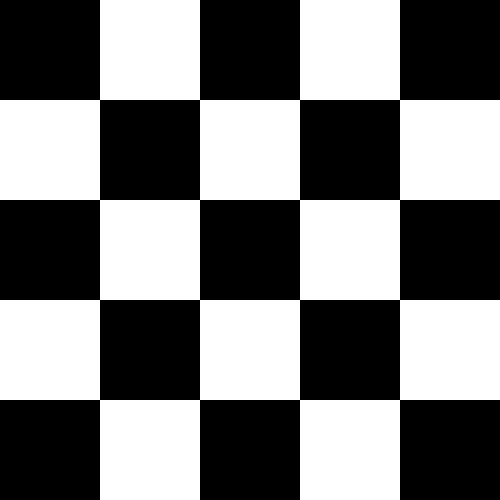
//> input picture corner/check.png, 500 x 500 px
$ ./corner   (built with g++ and OpenCV 4)
//> lines starting //> are read from the running program, lines starting //| are printed output that depends on the picture; after the words box and inside, x2 and y2 are one past the last pixel; in counts of white or black regions, pixels touching at a corner belong together
#include <iostream>
#include <stdlib.h>
#include <opencv2/highgui/highgui.hpp>
#include <opencv2/core/core.hpp>
#include <opencv2/imgproc/imgproc.hpp>

#define PI           3.14159265358979323846
#define KERNELSIZE	 3

using namespace std;
using namespace cv;

int gradX(Mat &im, Mat &imX);
int gradY(Mat &im, Mat &imY);
int guassFilter(float kernel[][KERNELSIZE], float sigma);
int conv( Mat &im,Mat &outIm, float kernel[][KERNELSIZE]);
int multiply_s(Mat &a, Mat &b, Mat &result);
int multiply_u(Mat &a, Mat &b, Mat &result);
int add(Mat &a, Mat &b, Mat &result);
int subtract(Mat &a, Mat &b, Mat &result);
int scale(Mat &a, float sensitivity);
int gradAngle(Mat &imX, Mat &imY, Mat &result);
int nms(Mat &im, Mat &imAngle, Mat &result);

int main(){
	double t = (double) getTickCount();
	string path = "/home/r/Documents/C++ Projects/corner/check.png";
	Mat im, colorMat;
	float kernel[KERNELSIZE][KERNELSIZE];
	colorMat = imread(path, CV_LOAD_IMAGE_COLOR);
//> colorMat is the input picture: 500 rows x 500 cols, CV_8UC3; 48% white; 1 white region, box (x1, y1, x2, y2) and area: (0, 0, 500, 500) 120000
	if(!colorMat.data){
		cout<< "can't open image"<< endl;
		return -1;
	}

	cvtColor(colorMat, im, COLOR_BGR2GRAY);

	Mat out(im.rows, im.cols, CV_8UC1, Scalar(0));
	Mat imAngle(im.rows, im.cols, CV_8UC1, Scalar(0));
	Mat imX(im.rows, im.cols, CV_8UC1, Scalar(0));
	Mat imXX(im.rows, im.cols, CV_32SC1, Scalar(0));
	Mat imY(im.rows, im.cols, CV_8UC1, Scalar(0));
	Mat imYY(im.rows, im.cols, CV_32SC1, Scalar(0));
	Mat imXY(im.rows, im.cols, CV_32SC1, Scalar(0));
	Mat imA(im.rows, im.cols, CV_32SC1, Scalar(0));
	Mat imB(im.rows, im.cols, CV_32SC1, Scalar(0));
	Mat imC(im.rows, im.cols, CV_32SC1, Scalar(0));
	Mat imCC(im.rows, im.cols, CV_32SC1, Scalar(0));
	Mat imAB(im.rows, im.cols, CV_32SC1, Scalar(0));
	Mat imTr(im.rows, im.cols, CV_32SC1, Scalar(0));
	Mat imTr2(im.rows, im.cols, CV_32SC1, Scalar(0));
	Mat imDet(im.rows, im.cols, CV_32SC1, Scalar(0));
	Mat imOut(im.rows, im.cols, CV_32SC1, Scalar(0));

	guassFilter(kernel, 1);
	gradX(im, imX);
	gradY(im, imY);
//> after the loop in gradY, `for(int row = 1; row < im.rows-1; row++)`:
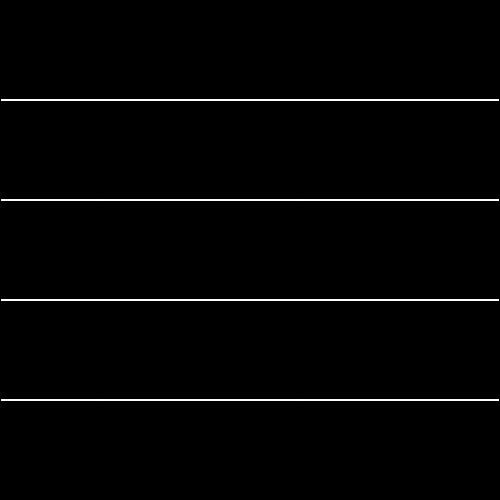
//> imY: 500 rows x 500 cols, CV_8UC1; min 0, max 254, mean 4
	gradAngle(imX, imY, imAngle);
//> after the loop in gradAngle, `for (int row = 1; row < imX.rows -1; row++ )`: newAngle = 0
	multiply_u(imX, imX, imXX);
	multiply_u(imY, imY, imYY);
	multiply_u(imX, imY, imXY);
//> after the loop in multiply_u (call 3), `for (int row = 0; row < a.rows; row++ )`: result: 500 rows x 500 cols, CV_32SC1; values 0 (black) and 64516 (white), 0.03% white in thin lines or dots, all inside (x1, y1, x2, y2) = (99, 99, 401, 401)
	conv(imXX, imA, kernel);
	conv(imYY, imB, kernel);
//> after the loop in conv (call 2), `for (int row = limit; row < im.rows-limit; row++ )`:
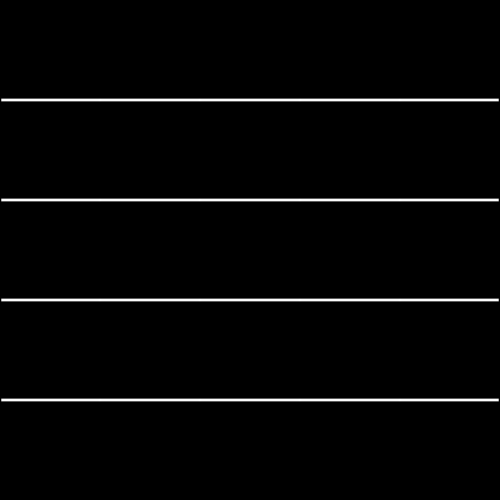
//> outIm: 500 rows x 500 cols, CV_32SC1; min 0, max 46632, mean 1011.1; drawn with min black and max white
	conv(imXY, imC, kernel);
	multiply_s(imA, imB, imAB);
//> after the loop in multiply_s, `for (int row = 0; row < a.rows; row++ )`:
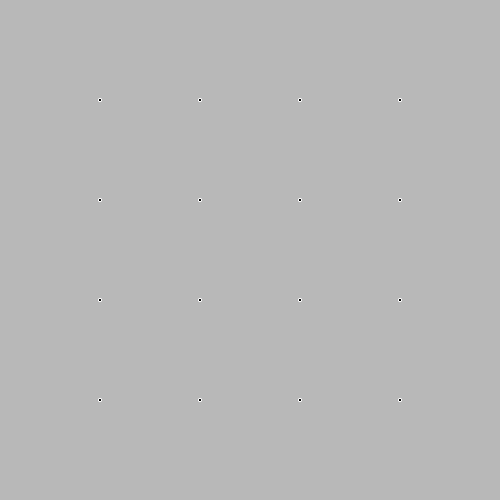
//> result: 500 rows x 500 cols, CV_32SC1; min -2.12e+09, max 815111500, mean -47270.5; drawn with min black and max white
	multiply_s(imC, imC, imCC);
	subtract(imAB, imCC, imDet);
	add(imA, imB, imTr);
//> after the loop in add, `for (int row = 1; row < a.rows-1; row++ )`:
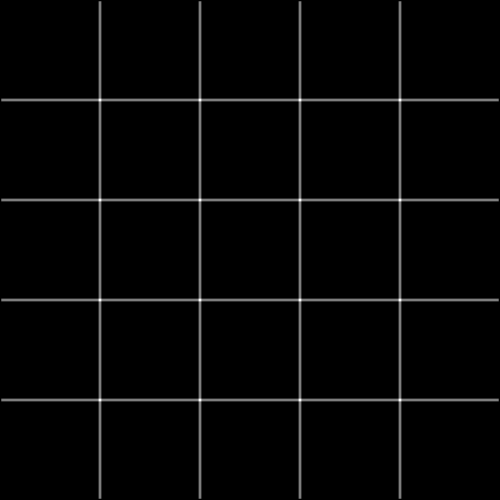
//> result: 500 rows x 500 cols, CV_32SC1; min 0, max 93264, mean 2022.3; drawn with min black and max white
	multiply_s(imTr, imTr, imTr2);
//> after the loop in multiply_s (call 3), `for (int row = 0; row < a.rows; row++ )`:
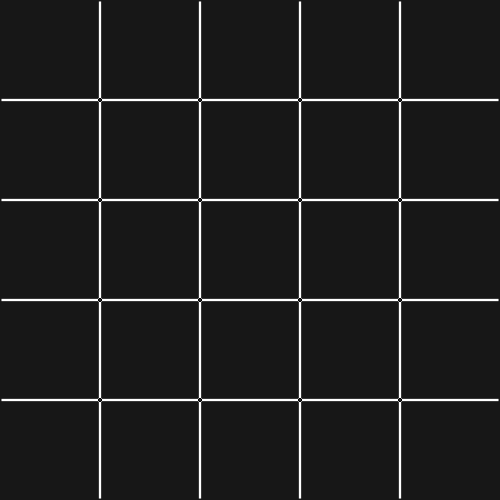
//> result: 500 rows x 500 cols, CV_32SC1; min -211118271, max 2.13e+09, mean 74984962.1; drawn with min black and max white
	scale(imTr2, 0.04);
//> after the loop in scale, `for (int row = 0; row < a.rows; row++ )`:
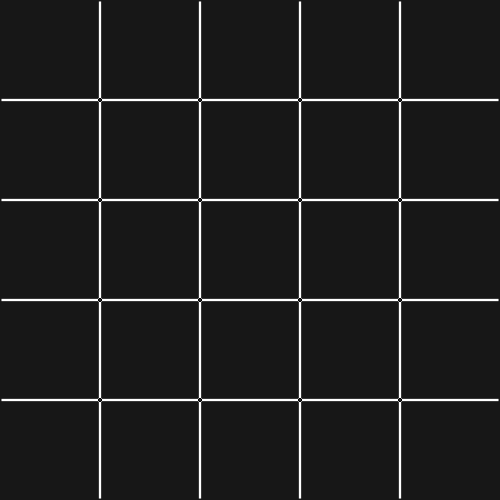
//> a: 500 rows x 500 cols, CV_32SC1; 6.27% of pixels changed, all inside (x1, y1, x2, y2) = (1, 1, 499, 499); drawn with min black and max white
	subtract(imDet, imTr2, imOut);
	nms(imOut, imAngle, out);
//> after the loop in nms, `for (int row = 1; row < im.rows -1; row++ )`: result: 500 rows x 500 cols, CV_8UC1; 0% white in thin lines or dots, all inside (x1, y1, x2, y2) = (99, 99, 200, 400)

	for(int row = 0; row < imOut.rows; row++){
		for(int col = 0; col < imOut.cols; col++){
			if(imOut.at<int>(row,col) > 20000){
				imOut.at<int>(row,col) = 255;
			}
			else{
				imOut.at<int>(row,col) = 0;
			}
		}
	}
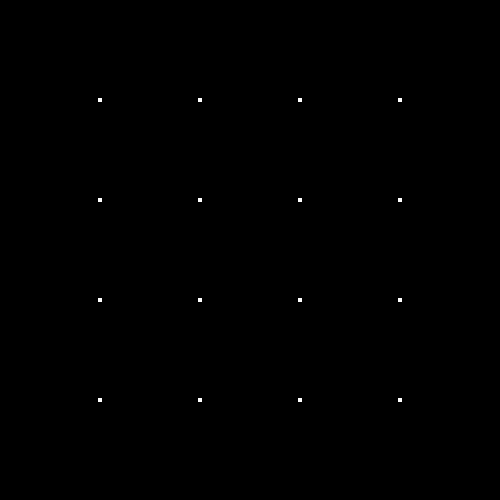
//> imOut: 500 rows x 500 cols, CV_32SC1; 0.1% white; 16 white regions (16 under 20 px)
	imOut.convertTo(imOut, CV_8U);
//> imOut: 500 rows x 500 cols, CV_8UC1; 0.1% white; 16 white regions (16 under 20 px)

	//imwrite("/home/r/Documents/C++ Projects/corner/output.png", imOut);
	namedWindow("original", WINDOW_AUTOSIZE);
	imshow("original", im);

	namedWindow("out", WINDOW_AUTOSIZE);
	imshow("out", out);

	namedWindow("x-gradient", WINDOW_AUTOSIZE);
	imshow("x-gradient", imX);
	namedWindow("y-gradient", WINDOW_AUTOSIZE);
	imshow("y-gradient", imY);

	t = ((double)getTickCount() - t)/getTickFrequency();
	cout << t << endl;
	waitKey(0);
	return 0;
}


int gradX(Mat &im, Mat &imX){
	for(int row = 1; row < im.rows-1; row++){
		for(int col = 1; col < im.cols-1; col++){
			int k = im.at<uchar>(row-1,col+1) + im.at<uchar>(row+1,col+1) - im.at<uchar>(row+1,col-1) - im.at<uchar>(row-1,col-1)
			+(2*im.at<uchar>(row,col+1)) - (2*im.at<uchar>(row,col-1));
			imX.at<uchar>(row,col) = (uchar) abs(k);
		}
	}
	return 0;
}

int gradY(Mat &im, Mat &imY){
	for(int row = 1; row < im.rows-1; row++){
		for(int col = 1; col < im.cols-1; col++){
			int k = im.at<uchar>(row-1,col-1) + im.at<uchar>(row-1,col+1) - im.at<uchar>(row+1,col-1) - im.at<uchar>(row+1,col+1)
			+(2*im.at<uchar>(row-1,col)) - (2* im.at<uchar>(row+1,col));
			imY.at<uchar>(row,col) = (uchar) abs(k);
		}
	}
	return 0;
}

int guassFilter(float kernel[][KERNELSIZE], float sigma){
	int limit = (KERNELSIZE-1)/2;
	float temp = 2 * sigma * sigma;
	for(int i = -limit;  i <= limit; i++){
		for(int j = -limit; j <= limit; j++){
			kernel[limit+i][limit+j] = (1/(PI * temp)) * exp(-((i*i)+(j*j))/ temp);
		}
	}
	return 0;
}

int conv( Mat &im, Mat &outIm, float kernel[][KERNELSIZE]){
	int limit = (KERNELSIZE-1)/2;

	for (int row = limit; row < im.rows-limit; row++ ) {
		for (int col = limit; col < im.cols-limit; col++ ) {
			float sum = 0;
			float weightsum = 0;
			for (int i = -limit; i <= limit; i++ ) {
				for (int j = -limit; j <= limit; j++ ) {
					int k = im.at<int>(row+i, col+j);
					sum += k * kernel[limit+i][limit+j];
					weightsum += kernel[limit+i][limit+j];
				}
			}
			outIm.at<int>(row,col) = (int) (sum/weightsum);
		}
	}
	return 0;
}

int add(Mat &a, Mat &b, Mat &result){
	int k =0;
	for (int row = 1; row < a.rows-1; row++ ) {
		for (int col = 1; col < a.cols-1; col++ ) {
			int val_a = a.at<int>(row,col);
			int val_b = b.at<int>(row,col);
			k = val_a + val_b;
			result.at<int>(row,col) = (int) k;
		}
	}
	return 0;
}

int subtract(Mat &a, Mat &b, Mat &result){
	int k =0;
	for (int row = 1; row < a.rows-1; row++ ) {
		for (int col = 1; col < a.cols-1; col++ ) {
			int val_a = a.at<int>(row,col);
			int val_b = b.at<int>(row,col);
			k = val_a - val_b;
			result.at<int>(row,col) = (int) k;
		}
	}
	return 0;
}

int multiply_u(Mat &a, Mat &b, Mat &result){
	float val_c =0;
	for (int row = 0; row < a.rows; row++ ) {
		for (int col = 0; col < a.cols; col++ ) {
			int val_a = a.at<uchar>(row,col);
			int val_b = b.at<uchar>(row,col);
			val_c = val_a * val_b;
			//cout << val_a << "*" << val_b << " ";
			result.at<int>(row,col) = (int) val_c;
		}
	}
	return 0;
}

int scale(Mat &a, float sensitivity){
	float k = 0;
	for (int row = 0; row < a.rows; row++ ) {
		for (int col = 0; col < a.cols; col++ ) {
			int val_a = a.at<int>(row,col);
			k = (float) (val_a * sensitivity);
			a.at<int>(row,col) = (int) k;
		}
	}
	return 0;
}

int multiply_s(Mat &a, Mat &b, Mat &result){
	int val_c =0;
	for (int row = 0; row < a.rows; row++ ) {
		for (int col = 0; col < a.cols; col++ ) {
			int val_a = a.at<int>(row,col);
			int val_b = b.at<int>(row,col);
			val_c = val_a * val_b;
			//cout << val_a << "*" << val_b << " ";
			result.at<int>(row,col) = (int) val_c;
		}
	}
	return 0;
}

int gradAngle(Mat &imX, Mat &imY, Mat &result){\
	int newAngle = 0;
	for (int row = 1; row < imX.rows -1; row++ ) {
		for (int col = 1; col < imY.cols -1; col++ ) {
			int x = imX.at<int>(row,col);
			int y = imY.at<int>(row,col);
			float angle = (atan2(y,x) / PI) * 180;
			if ( ( (angle < 22.5) && (angle > -22.5) ) || (angle > 157.5) || (angle < -157.5) )
				newAngle = 0;
			if ( ( (angle > 22.5) && (angle < 67.5) ) || ( (angle < -112.5) && (angle > -157.5) ) )
				newAngle = 45;
			if ( ( (angle > 67.5) && (angle < 112.5) ) || ( (angle < -67.5) && (angle > -112.5) ) )
				newAngle = 90;
			if ( ( (angle > 112.5) && (angle < 157.5) ) || ( (angle < -22.5) && (angle > -67.5) ) )
				newAngle = 135;

			result.at<uchar>(row,col) = (uchar) newAngle;
		}
	}
	return 0;
}

int nms(Mat &im, Mat &imAngle, Mat &result){
	for (int row = 1; row < im.rows -1; row++ ){
		for (int col = 1; col < im.cols -1; col++ ){
			int val = im.at<int>(row,col);
			if(val > 200){
				if(imAngle.at<uchar>(row,col) == 0){
					if(val > im.at<int>(row-1,col) && val > im.at<int>(row+1,col)){
						result.at<uchar>(row,col) = 255;
					}
					else{
						result.at<uchar>(row,col) = 0;
					}
				}
				else if(imAngle.at<uchar>(row,col) == 90){
					if(val > im.at<int>(row,col-1) && val > im.at<int>(row,col+1)){
						result.at<uchar>(row,col) = 255;
					}
					else{
						result.at<uchar>(row,col) = 0;
					}
				}
				else if(imAngle.at<uchar>(row,col) == 45){
					if(val > im.at<int>(row-1,col+1) && val > im.at<int>(row+1,col-1)){
						result.at<uchar>(row,col) = 255;
					}
					else{
						result.at<uchar>(row,col) = 0;
					}
				}
				else if(imAngle.at<uchar>(row,col) == 135){
					if(val > im.at<int>(row-1,col-1) && val > im.at<int>(row+1,col+1)){
						result.at<uchar>(row,col) = 255;
					}
					else{
						result.at<uchar>(row,col) = 0;
					}
				}
			}
		}
	}
	return 0;
}

$ run again, with corner/cir.png copied over corner/check.png
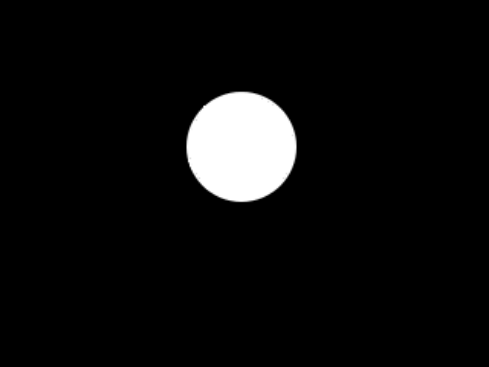
//> input picture corner/cir.png, 489 x 367 px
//> colorMat is the input picture: 367 rows x 489 cols, CV_8UC3; min 0, max 255, mean 13.5
//> after the loop in gradAngle, `for (int row = 1; row < imX.rows -1; row++ )`: newAngle = 0
//> after the loop in scale, `for (int row = 0; row < a.rows; row++ )`:
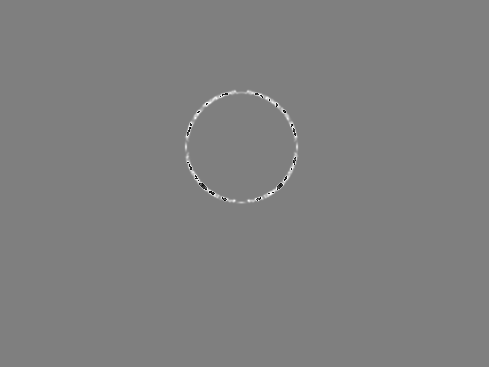
//> a: 367 rows x 489 cols, CV_32SC1; min -85739672, max 85888408, mean 196808.8; drawn with min black and max white
//> after the loop `for(int row = 0; row < imOut.rows; row++)`:
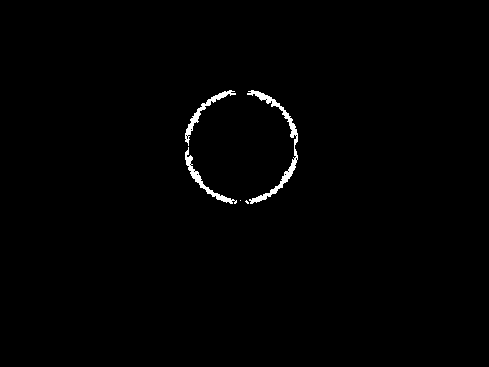
//> imOut: 367 rows x 489 cols, CV_32SC1; 0.84% white; 5 white regions (2 under 20 px), largest, box (x1, y1, x2, y2) and area: (247, 90, 298, 204) 750, (185, 147, 237, 204) 387, (185, 90, 236, 146) 369

$ run again, with corner/star.png copied over corner/check.png
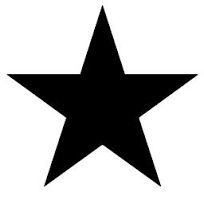
//> input picture corner/star.png, 204 x 204 px
//> colorMat is the input picture: 204 rows x 204 cols, CV_8UC3; min 0, max 255, mean 184.9
//> after the loop in gradAngle, `for (int row = 1; row < imX.rows -1; row++ )`: newAngle = 0
//> after the loop in subtract (call 2), `for (int row = 1; row < a.rows-1; row++ )`:
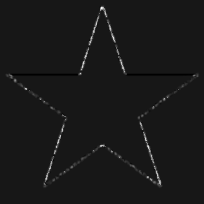
//> result: 204 rows x 204 cols, CV_32SC1; min -57851236, max 563364189, mean 4284450.1; drawn with min black and max white
//> after the loop `for(int row = 0; row < imOut.rows; row++)`:
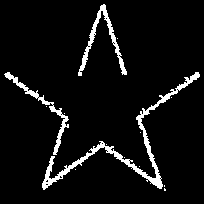
//> imOut: 204 rows x 204 cols, CV_32SC1; 6.1% white; 14 white regions (11 under 20 px), largest, box (x1, y1, x2, y2) and area: (42, 72, 200, 190) 1433, (78, 4, 127, 76) 580, (4, 72, 69, 155) 499

$ run again, with corner/test1.png copied over corner/check.png
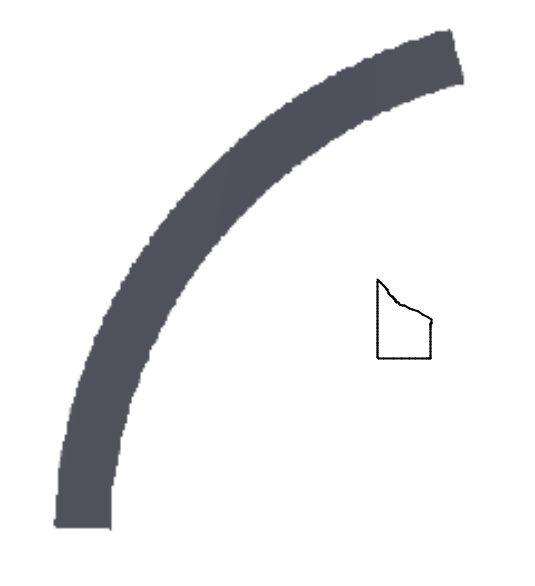
//> input picture corner/test1.png, 535 x 586 px
//> colorMat is the input picture: 586 rows x 535 cols, CV_8UC3; mean B, G, R 235.5, 234.4, 234.1
//> after the loop in gradAngle, `for (int row = 1; row < imX.rows -1; row++ )`: newAngle = 0
//> after the loop `for(int row = 0; row < imOut.rows; row++)`:
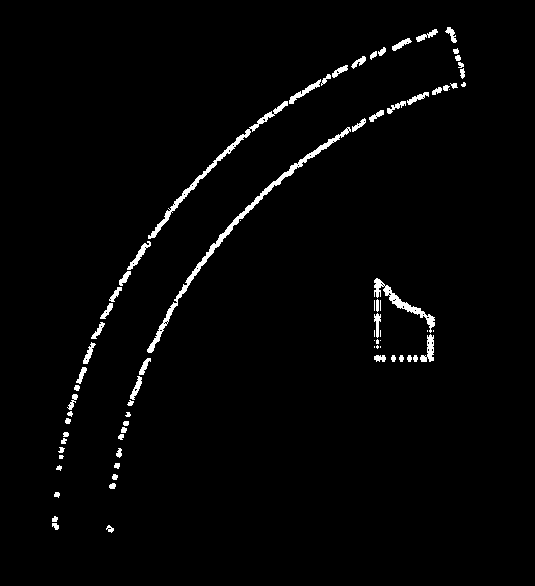
//> imOut: 586 rows x 535 cols, CV_32SC1; 2% white; 77 white regions (16 under 20 px), largest, box (x1, y1, x2, y2) and area: (147, 127, 351, 353) 1454, (148, 101, 288, 239) 890, (374, 278, 435, 333) 553
